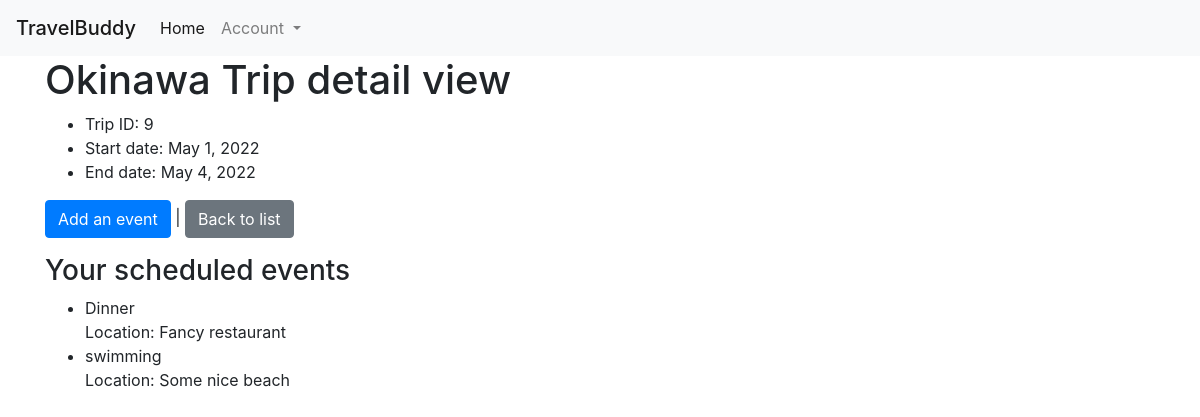
Screenshot of /trips/9 with the database file from the repository.
### home/models.py (models this page shows)
class Trip(models.Model):
    name = models.CharField(max_length=200,
                            validators=[MinLengthValidator(3, "Trip title must be longer than 3 characters")]
                            )
    start_date = models.DateField(validators=[date_validator])
    end_date = models.DateField(validators=[date_validator])
    owner = models.ForeignKey(settings.AUTH_USER_MODEL, on_delete=models.CASCADE)
    def __str__(self):
        return self.name

class Event(models.Model):
    name = models.CharField(max_length=200,
                            validators=[MinLengthValidator(3, "Event title must be longer than 3 characters")]
                            )
    location= models.CharField(max_length=200, null=True)
    cost= models.DecimalField( max_digits=4 , decimal_places=2, default = 0)
    start_date = models.DateField(validators=[date_validator], null=True)
    end_date = models.DateField(validators=[date_validator], null=True)
    confirmed = models.BooleanField(default=False)
    trip = models.ForeignKey(Trip, on_delete=models.CASCADE, null=True)
    def __str__(self):
        return self.name

### home/views.py (the view)
# urls.py: path('trips/<int:pk>', views.TripDetailView.as_view() , name='trip_detail'),
class TripDetailView(OwnerDetailView):
    model = Trip
    template_name = "home/trip_detail.html"
    def get(self, request, pk):
        t = Trip.objects.get(id=pk)
        events = Event.objects.filter(trip = t)
        ctx = {'trip': t, 'events':events, 'ct': 0}
        return render(request, self.template_name, ctx)

### home/templates/home/trip_detail.html (shortened to what this page needs)
{% extends "base_bootstrap.html" %}
{% block content %}
<h1> {{ trip }} detail view </h1>
<ul>
    <li> Trip ID: {{ trip.id }}  </li>
    <li> Start date: {{ trip.start_date }} </li>
    <li> End date: {{ trip.end_date }} </li>
</ul>
<a href="{% url 'home:event_create' trip.id %}" class="btn btn-primary">Add an event</a> |
<a href="{% url 'home:trip_list' %}" class="btn btn-secondary">Back to list</a>
<h3> Your scheduled events </h3>
{% if events %}
<ul>
    {% for event in events %}
    <li>{{event}} <br> Location: {{ event.location }}</li>
    {% endfor %}
</ul>
{% else %}
<p> --Currently no events confirmed for your trip-- </p>
{% endif %}
{% endblock %}

### rows the page displays
Trip: name "Okinawa Trip", id "9", start_date "May 1, 2022", end_date "May 4, 2022"
Event: name "Dinner", location "Fancy restaurant"
Event: name "swimming", location "Some nice beach"
